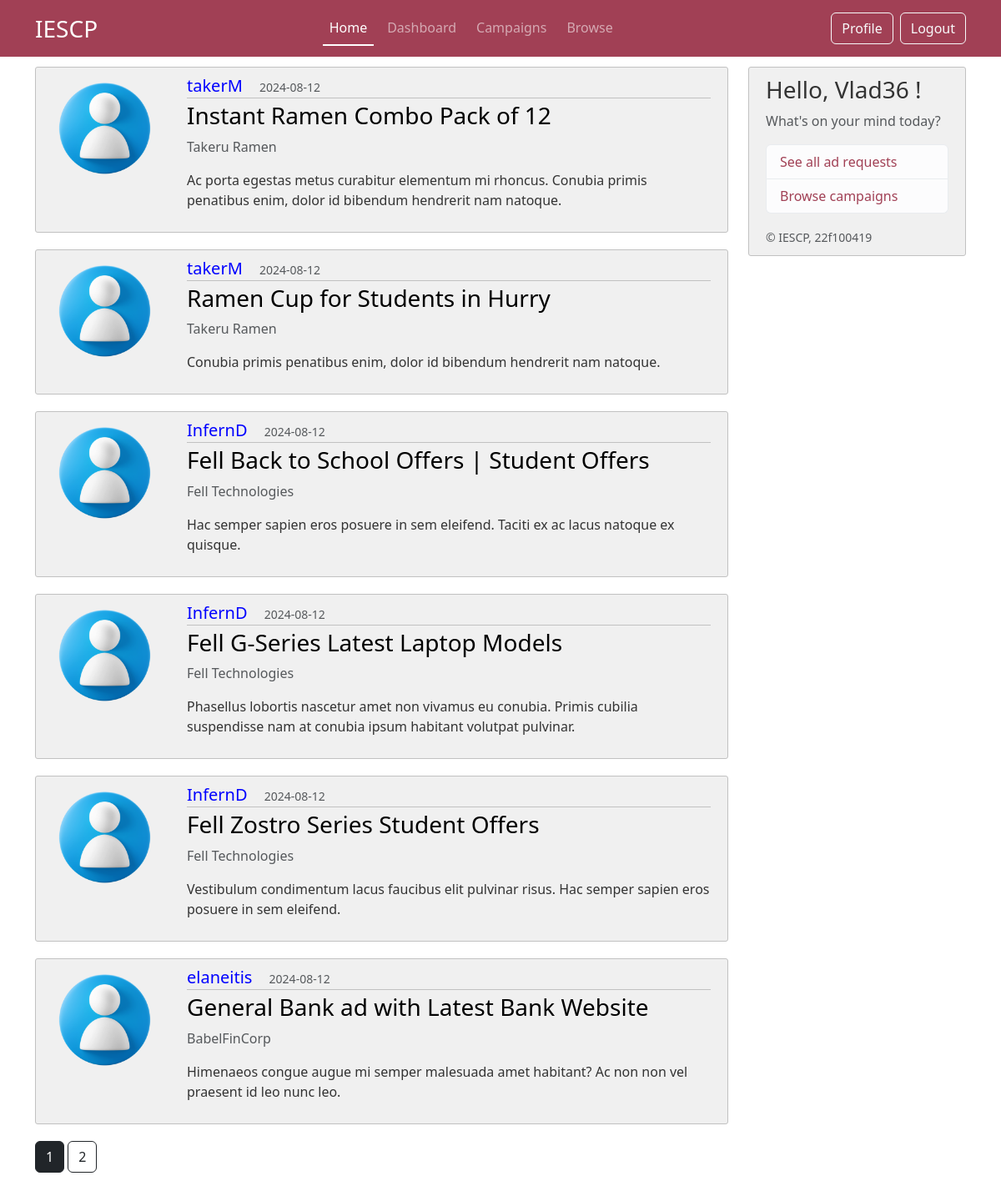
/home (signed in), run on an earlier commit of the app's database.
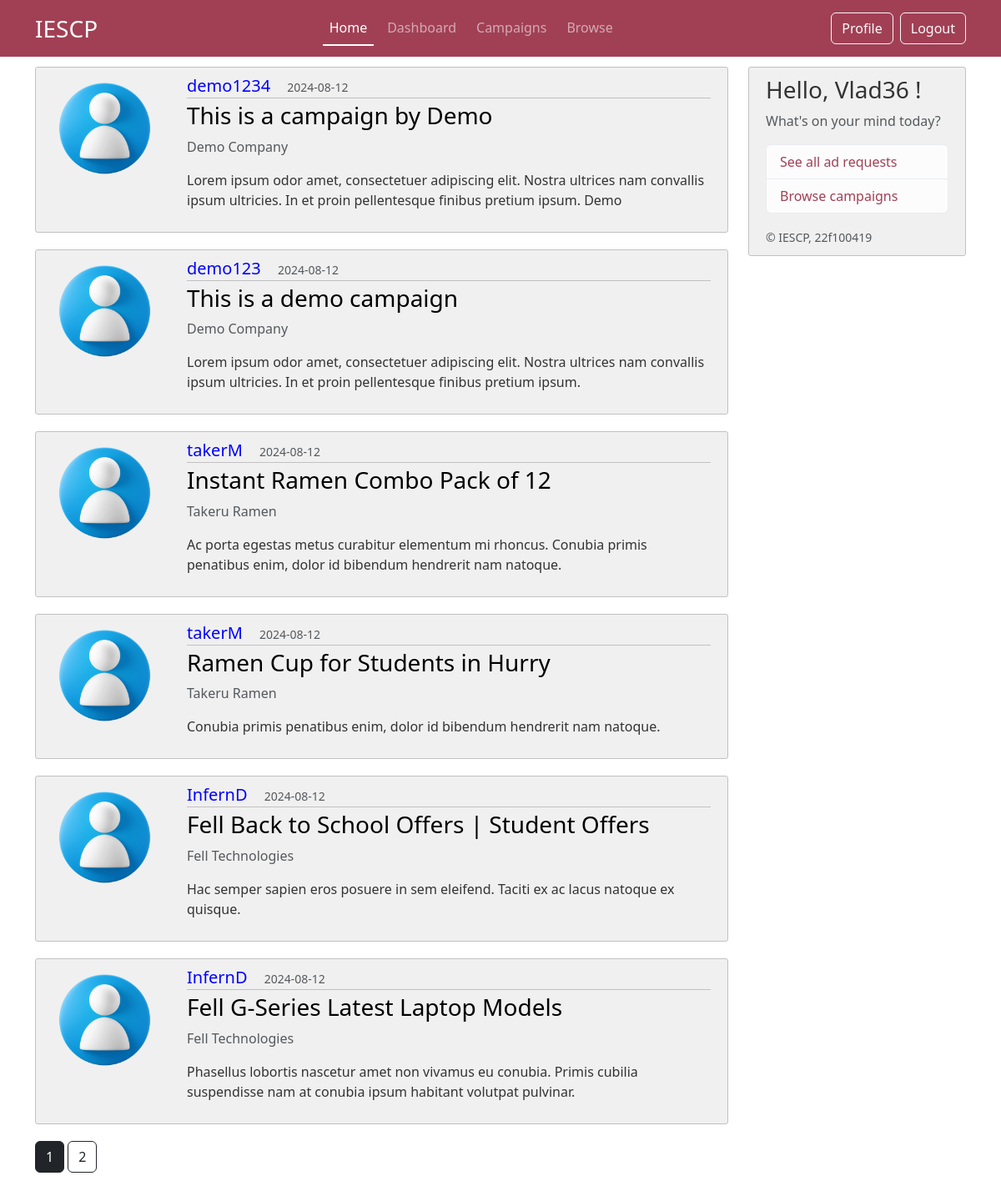
And on a later commit of the database.
### iescp/models.py (models this page shows, shortened)
class Post(db.Model):
     id = db.Column(db.Integer, primary_key=True)
     title = db.Column(db.String(100), nullable =False)
     date_posted = db.Column(db.DateTime, nullable =False, default =datetime.now(timezone.utc))
     description = db.Column(db.Text, nullable =False)
     budget = db.Column(db.String(20), nullable =False)
     industry = db.Column(db.String(20), nullable =False)
     end_date = db.Column(db.DateTime, nullable =False)
     user_id = db.Column(db.Integer,db.ForeignKey('sponsor.id'),nullable= False)
     status = db.Column(db.String(20), nullable=False, default='Public')
     author = db.relationship('Sponsor', backref='posts', lazy=True)
     flag = db.Column(db.String(5), nullable=False, default='No') # flag for admin

class CommonUser(db.Model,UserMixin):
     __tablename__ = 'commonuser'
     id = db.Column(db.Integer, primary_key=True)
     role = db.Column(db.String(25), nullable=False) # sponsor or creator
     username = db.Column(db.String(16), unique=True, nullable =False)
     password = db.Column(db.String(60), nullable =False)
     email = db.Column(db.String(50), unique=True, nullable =False)
     firstname = db.Column(db.String(50), nullable=False)
     lastname = db.Column(db.String(50), nullable=False)
     profile_pic = db.Column(db.String(16), nullable =False, default='default.jpg')
     status = db.Column(db.String(12), nullable= False, default='Public') #public or private profile for browse page
     flag = db.Column(db.String(5), nullable=False, default='No') # flag for admin
     phone_no = db.Column(db.String(16), nullable = False)

class Sponsor(db.Model, UserMixin):
     __tablename__ = 'sponsor'
     id = db.Column(db.Integer, primary_key=True)
     company = db.Column(db.String(50), nullable = False)
     industry = db.Column(db.String(50), nullable=False)
     website= db.Column(db.String(120), nullable=False)
     company_address = db.Column(db.Text, nullable=False)
     common_id = db.Column(db.Integer, db.ForeignKey('commonuser.id'), nullable = False)
     common_user = db.relationship('CommonUser', backref='sponsor', uselist=False)

### iescp/routes.py (the view)
@app.route("/home")
@login_required
def home():
     page = request.args.get('page',default=1,type=int)
     posts = Post.query.filter_by(status="Public").order_by(Post.date_posted.desc()).paginate(page=page, per_page=6)
     return render_template('index.html', title="Home" ,ads_posts= posts)

### iescp/models.py (called while the page is built)
@login_manager.user_loader
def load_user(user_id):
     return CommonUser.query.get(int(user_id))

### iescp/templates/index.html
{% extends "layout.html" %}
{% block content %}
        {% for post in ads_posts.items %}
            <article class="d-flex content-section">
                <div class="flex-shrink-0">
                    <img src="{{ url_for('static', filename='images/profile_pics/'+ post.author.common_user.profile_pic) }}" alt="{{post.author.common_user.username}}'s profile image" class="rounded-circle account-img">
                </div>
                <div class="flex-grow-1 ms-3">
                    <div class="article-metadata justify-content-between">
                        <a class="h5" href="{{ url_for('sponsor_view',username=post.author.common_user.username) }}" style="margin-right: 1rem;"> {{ post.author.common_user.username }}</a>
                        <small class="text-muted"> {{ post.date_posted.strftime('%Y-%m-%d') }}</small>
                    </div>
                    <h3><a class="article-title h3" href="{{ url_for('post',post_id=post.id)}}"> {{ post.title }} </a></h3>
                    <p class="text-muted">{{ post.author.company }}</p>
                    <p class="article-content"> {{ post.description }} </p>
                </div>
            </article>
        {% endfor %}
        {% for page_num in ads_posts.iter_pages(left_edge=1, right_edge=1, left_current=1, right_current=2) %}
            {% if page_num %}
                {% if ads_posts.page == page_num %}
                    <a class="btn btn-dark mb-3" href="{{ url_for('home', page=page_num) }}"> {{ page_num }}</a>
                {% else %}
                    <a class="btn btn-outline-dark mb-3" href="{{ url_for('home', page=page_num) }}"> {{ page_num }}</a>
                {% endif %}
            {% else %}
                ...
            {% endif %}
        {% endfor %}
{% endblock content %}

### iescp/templates/layout.html (shortened to what this page needs)
<!DOCTYPE html>
<html>
    <head>
        <link href="https://cdn.jsdelivr.net/npm/bootstrap@5.3.3/dist/css/bootstrap.min.css" rel="stylesheet">
        <link rel="stylesheet" type="text/css" href="{{ url_for('static', filename='css/layout.css') }}">
    </head>
    <body>
        {% if current_user.email!='admin@admin.com'%}
        <header class="site-header">
            <nav class="navbar navbar-expand-md fixed-top" data-bs-theme="dark">
                <div class="container">
                    <a class="navbar-brand fs-3" href="{{ url_for('home') }}" >IESCP</a>
                    <div class="collapse navbar-collapse" id="navbarSupportedContent">
                        <ul class="navbar-nav nav-underline ms-auto mb-2 mb-lg-0 gap-2">
                            <li class="nav-item">
                                <a class="nav-link {{ 'active' if request.endpoint == 'home' }}" aria-current="page" href="{{ url_for('home') }}"> Home </a>
                            </li>
                            <li class="nav-item">
                                <a class="nav-link {{ 'active' if request.endpoint == 'dashboard' }}" href="{{ url_for('dashboard') }}"> Dashboard </a>
                            </li>
                            <li class="nav-item">
                                <a class="nav-link {{ 'active' if request.endpoint == 'campaign' }}" href="{{ url_for('campaign') }}"> Campaigns </a>
                            </li>
                            <li class="nav-item">
                                <a class="nav-link {{ 'active' if request.endpoint == 'browse' }}" href="{{ url_for('browse') }}"> Browse </a>
                            </li>
                        </ul>
                        <ul class="navbar-nav ms-auto mb-2 mb-lg-0 gap-2">
                            <li class="nav-item">
                                {% if current_user.role=='Creator' %}
                                    <a class="btn btn-outline-light" href="{{url_for('creator_profile')}}"> Profile </a>
                                {% endif %}
                            </li>
                            <li class="nav-item">
                                <a class="btn btn-outline-light" href="{{ url_for('logout') }}"> Logout </a>
                            </li>
                        </ul>
                    </div>
            </nav>
        </header>
        <main role="main" class="container">
            <div class="row">
                <div class="col-md-9">
                    {% block content %} {% endblock %}
                </div>
                <div class="col-md-3">
                    <div class="content-section sticky-top">
                        <h3> Hello, {{ current_user.username }} ! </h3>
                        <p class='text-muted'> What's on your mind today?
                        <ul class="list-group">
                            {% if current_user.role == "Creator" %}
                            <li class="list-group-item list-group-item-action list-group-item-light"> <a href="{{ url_for('campaign') }}"> See all ad requests </a> </li>
                            <li class="list-group-item list-group-item-action list-group-item-light"> <a href="{{ url_for('browse') }}"> Browse campaigns </a> </li>
                            {% endif %}
                        </ul>
                        </p>
                        <small class="text-muted">&copy; IESCP, 22f100419</small>
                    </div>
                </div>
            </div>
        </main>
        {% endif %}
    </body>
</html>

### iescp/static/css/layout.css (style rules this page uses)
.navbar { background-color: #a14055; }
.sticky-top { top: 80px; }
body { background: #fff; color: #333333; margin-top: 5rem; height: 100vh; }
body::before { content: ''; position: fixed; top: 0; left: 0; width: 100%; height: 100%; background-image: url('../images/layout-bg-2.png'); background-size: cover; background-repeat: no-repeat; background-position: center; background-attachment: fixed; opacity: 0.3; z-index: -1; }
.site-header .navbar-nav .nav-link.active { font-weight: 500; }
.content-section { background: #f0f0f0; padding: 10px 20px; border: 1px solid #c1c1c1; border-radius: 3px; margin-bottom: 20px; }
a { text-decoration: none; }
.article-title { color: #000; }
.article-content { white-space: pre-line; }
.article-metadata { padding-bottom: 1px; margin-bottom: 4px; color: blue; text-decoration: none; border-bottom: 1px solid #c1c1c1; }
.account-img { height: 125px; width: 125px; margin-right: 20px; margin-bottom: 16px; }
.list-group a { color: #a14055; }

What changed in the data, as far as the page shows it:
no longer on this page (row unchanged): Post: profile_pic (placeholder picture), author.common_user.username "InfernD", date_posted "2024-08-12", title "Fell Zostro Series Student Offers", author.company "Fell Technologies", description "Vestibulum condimentum lacus faucibus elit pulvinar risus. Hac semper sapien eros posuere in sem eleifend."
no longer on this page (row unchanged): Post: profile_pic (placeholder picture), author.common_user.username "elaneitis", date_posted "2024-08-12", title "General Bank ad with Latest Bank Website", author.company "BabelFinCorp", description "Himenaeos congue augue mi semper malesuada amet habitant? Ac non non vel praesent id leo nunc leo."
added Post: profile_pic (placeholder picture), author.common_user.username "demo1234", date_posted "2024-08-12", title "This is a campaign by Demo", author.company "Demo Company", description "Lorem ipsum odor amet, consectetuer adipiscing elit. Nostra ultrices nam convallis ipsum ultricies. In et proin pellentesque finibus pretium ipsum. Demo"
added Post: profile_pic (placeholder picture), author.common_user.username "demo123", date_posted "2024-08-12", title "This is a demo campaign", author.company "Demo Company", description "Lorem ipsum odor amet, consectetuer adipiscing elit. Nostra ultrices nam convallis ipsum ultricies. In et proin pellentesque finibus pretium ipsum."
